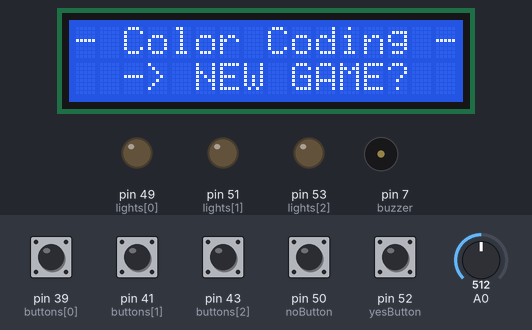
Recording of a sketch running on a simulated Arduino Mega 2560, built with avr-gcc and run on an emulated ATmega2560. Parts: 16×2 character LCD, output pins drawn as LEDs (lit = HIGH), buzzer (waves = sounding). Dashed ring = blinking. The inputs (shaded band) are chosen by the test bench; at power-on: pin 39 (buttons[0]), pin 41 (buttons[1]), pin 43 (buttons[2]), pin 50 (noButton), pin 52 (yesButton) LOW, A0 = 512. Random numbers use the default seed unless the sketch sets one.

Above: at 6.2 s.
6.3 s: pin 52 (yesButton) pulled HIGH for 0.15 s
At 7.8 s:
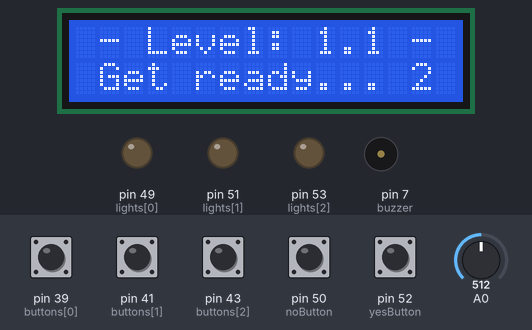
9.4 s: A0 set to 306
12.4 s: pin 43 (buttons[2]) pulled HIGH for 1 s
At 15.3 s:
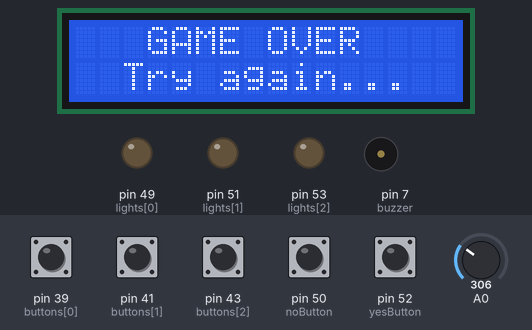
17.9 s: A0 set to 511
At 19.24 s:
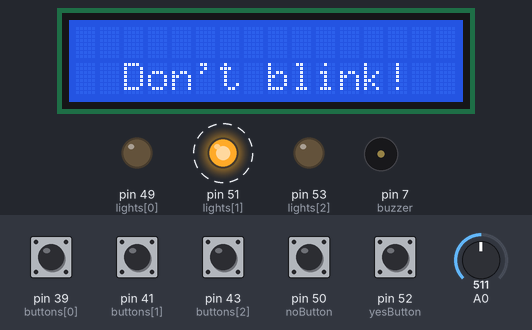
20.9 s: pin 39 (buttons[0]) pulled HIGH for 1 s
At 23.4 s:
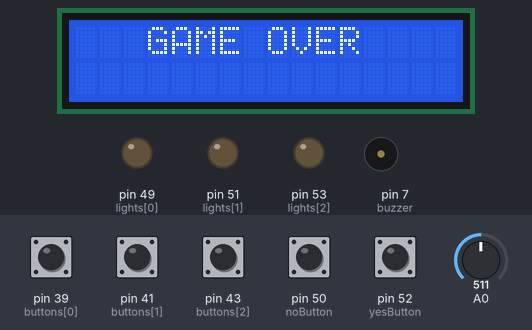
Timing chart, 0 to 24.4 s (numbered marks = the images above; inputs shaded):
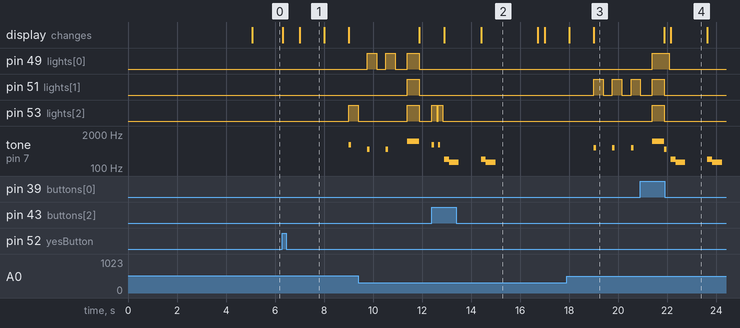

The sketch:

SimonSays.ino
```cpp
#include <Wire.h>
#include <LiquidCrystal.h>
#include "pitches.h"

//Declaration
LiquidCrystal lcd(34, 32, 30, 28, 26, 24);

int buzzer = 7;
int yesButton = 52;
int noButton = 50;
int randNumber;

int tries = 0;
int seq = 3;
int lvl = 1;
int sublvl = 1;

int tStartReady;
int tAfterReady;


int spd = 250;
int lights[3] = {49, 51, 53};
int buttons[3] = {39, 41, 43};
int correctAnswers[20];
int guesses[20];

boolean alive = true;
boolean gameInProgress = false;


void setup() {
    lcd.begin(16, 2);
    lcd.clear();
    lcd.setCursor(0,0);
    lcd.print("- Color Coding -");
    lcd.setCursor(3, 1);
    lcd.print("TERO 2018");
    delay(5000);

  for(int i = 0; i <= 2; i++){
    pinMode(lights[i], OUTPUT);
    pinMode(buttons[i], INPUT);
  }

  pinMode(buzzer, OUTPUT);
  pinMode(yesButton, INPUT);
  pinMode(noButton, INPUT);
  lcd.clear();
}


void disMainMenu(){
    lcd.setCursor(0,0);
    lcd.print("- Color Coding -");
    lcd.setCursor(2,1);
    lcd.print("-> NEW GAME?");

    if (digitalRead(yesButton)) {
      gameInProgress = true;
    }
}


void buttonSound(int command) {
  switch (command) {
    case 0: tone(buzzer, NOTE_C5, 100);
    break;
    case 1: tone(buzzer, NOTE_D5, 100);
    break;
    case 2: tone(buzzer, NOTE_G5, 100);
    break;
  }
}


void makeSound(String command) {
  if (command == "ready") {
    tone(buzzer, NOTE_C6, 700);
    delay(400);
    noTone(buzzer);
  } else if (command == "gameOver") {
    tone(buzzer, NOTE_A3, 200);
    delay(200);
    tone(buzzer, NOTE_E3, 400);
    delay(100);
  }else if (command == "levelUp") {
    tone(buzzer, NOTE_C5, 150);
    delay(50);
    tone(buzzer, NOTE_E5, 150);
    delay(50);
    tone(buzzer, NOTE_G5, 450);
    delay(100);
    tone(buzzer, NOTE_D5, 150);
    delay(50);
    tone(buzzer, NOTE_G5, 150);
    delay(50);
    tone(buzzer, NOTE_C6, 450);
    delay(100);
    tone(buzzer, NOTE_G5, 150);
    delay(50);
    tone(buzzer, NOTE_C6, 150);
    delay(50);
    tone(buzzer, NOTE_G6, 450);
    delay(100);
    noTone(buzzer);
  } else if (command == "sublevelUp") {
    tone(buzzer, NOTE_C5, 150);
    delay(50);
    tone(buzzer, NOTE_E5, 150);
    delay(50);
    tone(buzzer, NOTE_G5, 450);
    delay(50);
    noTone(buzzer);
  }
}


void lightUp(){
      for(int i = 0; i <= 2; i++){
        digitalWrite(lights[i], HIGH);
      }
      delay(500);
      for(int i = 0; i <= 2; i++){
        digitalWrite(lights[i], LOW);
      }
}


void initialize() {
  char buffer[7];
  char levelDec[15] = "- Level: ";
  strcat(levelDec, itoa(lvl, buffer, 10));
  strcat(levelDec, ".");
  strcat(levelDec, itoa(sublvl, buffer, 10));
  strcat(levelDec, " -");

  lcd.clear();
  lcd.setCursor(1,0);
  lcd.print(levelDec);
  lcd.setCursor(1,1);
  lcd.print("Get ready...");

  tStartReady = millis()/1000;
  tAfterReady = millis()/1000;

  while ((tAfterReady - tStartReady) < 3){
    tAfterReady = millis()/1000;
    lcd.setCursor(14,1);
    lcd.print(3 - (tAfterReady - tStartReady));
  }

  lcd.clear();
  lcd.setCursor(2, 1);
  lcd.print("Don't blink!");

  for(int i = 0; i < seq; i++) {
    randomSeed(analogRead(0));
    randNumber = random(3);

    switch(sublvl) {
      case 1 : spd = 380;
      break;
      case 2 : spd = 250;
      break;
      case 3 : spd = 160;
      break;
    }

    buttonSound(randNumber);
    digitalWrite(lights[randNumber], HIGH);
    delay(spd);
    noTone(buzzer);
    digitalWrite(lights[randNumber], LOW);
    delay(spd);

    correctAnswers[i] = randNumber;
  }

  delay(100);

  for(int i = 0; i <= 2; i++){
      digitalWrite(lights[i], HIGH);
  }
  tone(buzzer, NOTE_C6, 700);
  delay(500);
  for(int i = 0; i <= 2; i++){
      digitalWrite(lights[i], LOW);
  }
  noTone(buzzer);

  lcd.clear();
  lcd.setCursor(7, 1);
  lcd.print("GO!");
}


void guess(int pressed) {
  digitalWrite(lights[pressed], HIGH);
  buttonSound(pressed);
  delay(200);
  digitalWrite(lights[pressed], LOW);
  noTone(buzzer);
  guesses[tries] = pressed;
  delay(50);

  if (guesses[tries] == correctAnswers[tries]) {
    tries++;
  } else {
    alive = false;
  }
}


void reset(){
  alive = true;
  tries = 0;
}


void loop() {
  // put your main code here, to run repeatedly:
  disMainMenu();
  if (gameInProgress) {

    initialize();
    while ((tries < seq) && (alive) && (gameInProgress)) {

      if (digitalRead(buttons[0])) {
         guess(0);
      } else if (digitalRead(buttons[1])) {
         guess(1);
      } else if (digitalRead(buttons[2])) {
         guess(2);
      }
       else if (digitalRead(noButton)) {
         gameInProgress = false;
      }
    }

    if ((alive) && (gameInProgress)) {
      lcd.clear();
      lcd.setCursor(2,0);
      lcd.print("GOOD JOB!");
      lcd.setCursor(5,1);
      lcd.print("LEVEL UP!");

      sublvl++;

      if (((sublvl - 1) % 3 == 0) && (sublvl != 1)) {
        seq++;
        lvl++;
        sublvl = 1;

       makeSound("levelUp");
      } else {
        makeSound("sublevelUp");
      }

      for(int i = 0; i <= 2; i++){
        lightUp();
        delay(200);
      }
    } else if ((!alive) && (gameInProgress)){
        lcd.clear();
        lcd.setCursor(3,0);
        lcd.print("GAME OVER");
        makeSound("gameOver");
        delay(1200);
        lcd.setCursor(2,1);
        lcd.print("Try again...");
        makeSound("gameOver");
        delay(1000);
        lvl = 1;
        sublvl = 1;
        seq = 3;
    }
    reset();
    delay(1000);
  }
}
```

pitches.h
```cpp
#define NOTE_B0  31
#define NOTE_C1  33
#define NOTE_CS1 35
#define NOTE_D1  37
#define NOTE_DS1 39
#define NOTE_E1  41
#define NOTE_F1  44
#define NOTE_FS1 46
#define NOTE_G1  49
#define NOTE_GS1 52
#define NOTE_A1  55
#define NOTE_AS1 58
#define NOTE_B1  62
#define NOTE_C2  65
#define NOTE_CS2 69
#define NOTE_D2  73
#define NOTE_DS2 78
#define NOTE_E2  82
#define NOTE_F2  87
#define NOTE_FS2 93
#define NOTE_G2  98
#define NOTE_GS2 104
#define NOTE_A2  110
#define NOTE_AS2 117
#define NOTE_B2  123
#define NOTE_C3  131
#define NOTE_CS3 139
#define NOTE_D3  147
#define NOTE_DS3 156
#define NOTE_E3  165
#define NOTE_F3  175
#define NOTE_FS3 185
#define NOTE_G3  196
#define NOTE_GS3 208
#define NOTE_A3  220
#define NOTE_AS3 233
#define NOTE_B3  247
#define NOTE_C4  262
#define NOTE_CS4 277
#define NOTE_D4  294
#define NOTE_DS4 311
#define NOTE_E4  330
#define NOTE_F4  349
#define NOTE_FS4 370
#define NOTE_G4  392
#define NOTE_GS4 415
#define NOTE_A4  440
#define NOTE_AS4 466
#define NOTE_B4  494
#define NOTE_C5  523
#define NOTE_CS5 554
#define NOTE_D5  587
#define NOTE_DS5 622
#define NOTE_E5  659
#define NOTE_F5  698
#define NOTE_FS5 740
#define NOTE_G5  784
#define NOTE_GS5 831
#define NOTE_A5  880
#define NOTE_AS5 932
#define NOTE_B5  988
#define NOTE_C6  1047
#define NOTE_CS6 1109
#define NOTE_D6  1175
#define NOTE_DS6 1245
#define NOTE_E6  1319
#define NOTE_F6  1397
#define NOTE_FS6 1480
#define NOTE_G6  1568
#define NOTE_GS6 1661
#define NOTE_A6  1760
#define NOTE_AS6 1865
#define NOTE_B6  1976
#define NOTE_C7  2093
#define NOTE_CS7 2217
#define NOTE_D7  2349
#define NOTE_DS7 2489
#define NOTE_E7  2637
#define NOTE_F7  2794
#define NOTE_FS7 2960
#define NOTE_G7  3136
#define NOTE_GS7 3322
#define NOTE_A7  3520
#define NOTE_AS7 3729
#define NOTE_B7  3951
#define NOTE_C8  4186
#define NOTE_CS8 4435
#define NOTE_D8  4699
#define NOTE_DS8 4978
```

Measured:
- after the input at 6.3 s, pin 53 (lights[2]): LOW → HIGH after 2.7 s, → LOW 0.38 s later; tone on pin 7 (buzzer): silent → 784 Hz after 2.7 s, → silent 0.10 s later; the display: first changes at once (image 1 shows a later state)
- after the input at 12.4 s, pin 53 (lights[2]): alternates HIGH for 0.20 s and LOW for 0.05 s, 4 changes in all, then stays LOW, starting at once; tone on pin 7 (buzzer): plays 784 Hz for 0.10 s, 784 Hz for 0.10 s, 220 Hz for 0.20 s, 165 Hz for 0.40 s, 220 Hz for 0.20 s, 165 Hz for 0.40 s, starting at once
- after the input at 17.9 s, pin 51 (lights[1]): alternates HIGH for 0.38 s and LOW for 0.38 s, starting after 1.1 s
- what the display in image 1 shows lasts 1.0 s, from 7.0 s to 8.0 s
- what the display in image 2 shows lasts 2.3 s, from 14.4 s to 16.7 s
- what the display in image 4 shows lasts 1.5 s, from 22.1 s to 23.6 s
